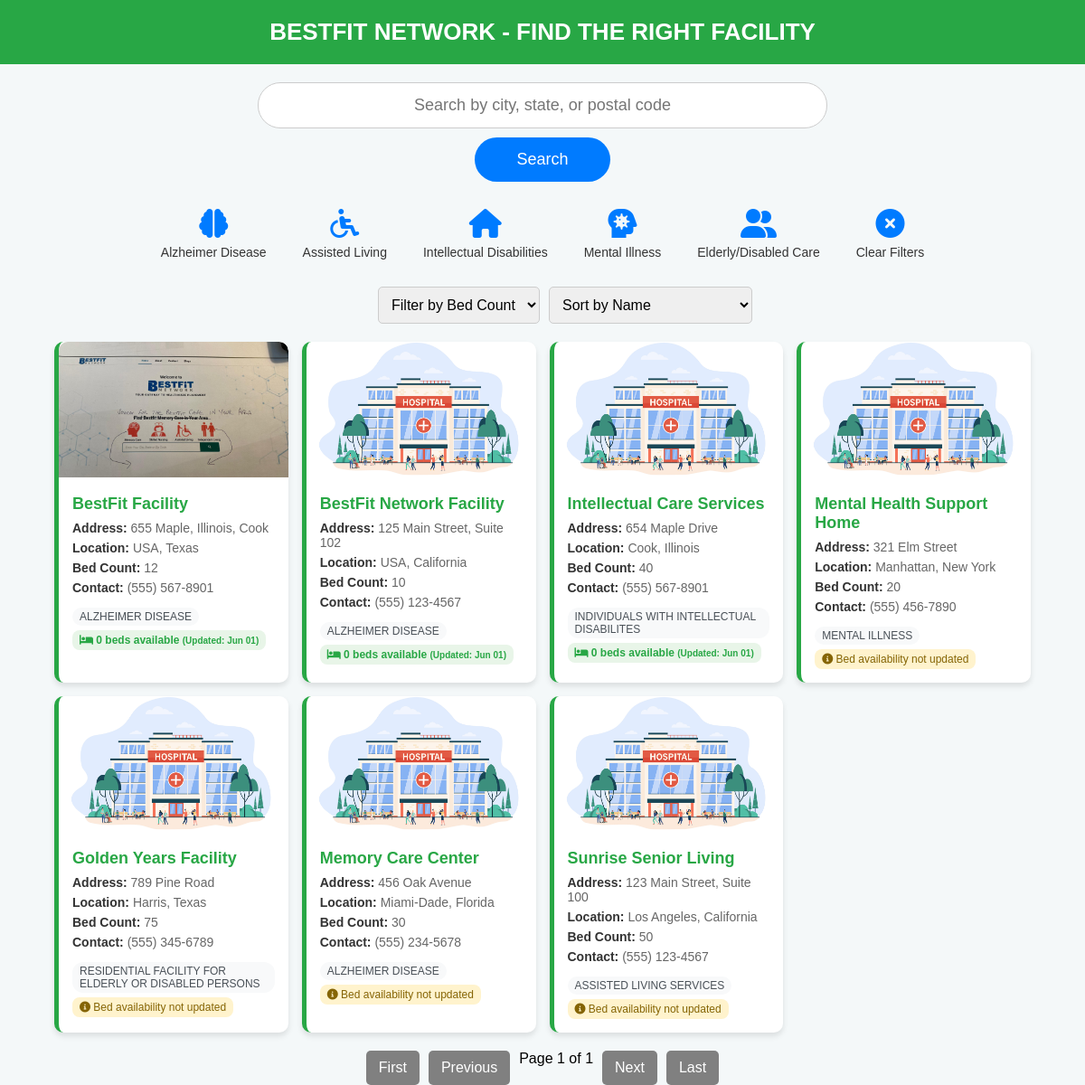
Before: / with the older database file.
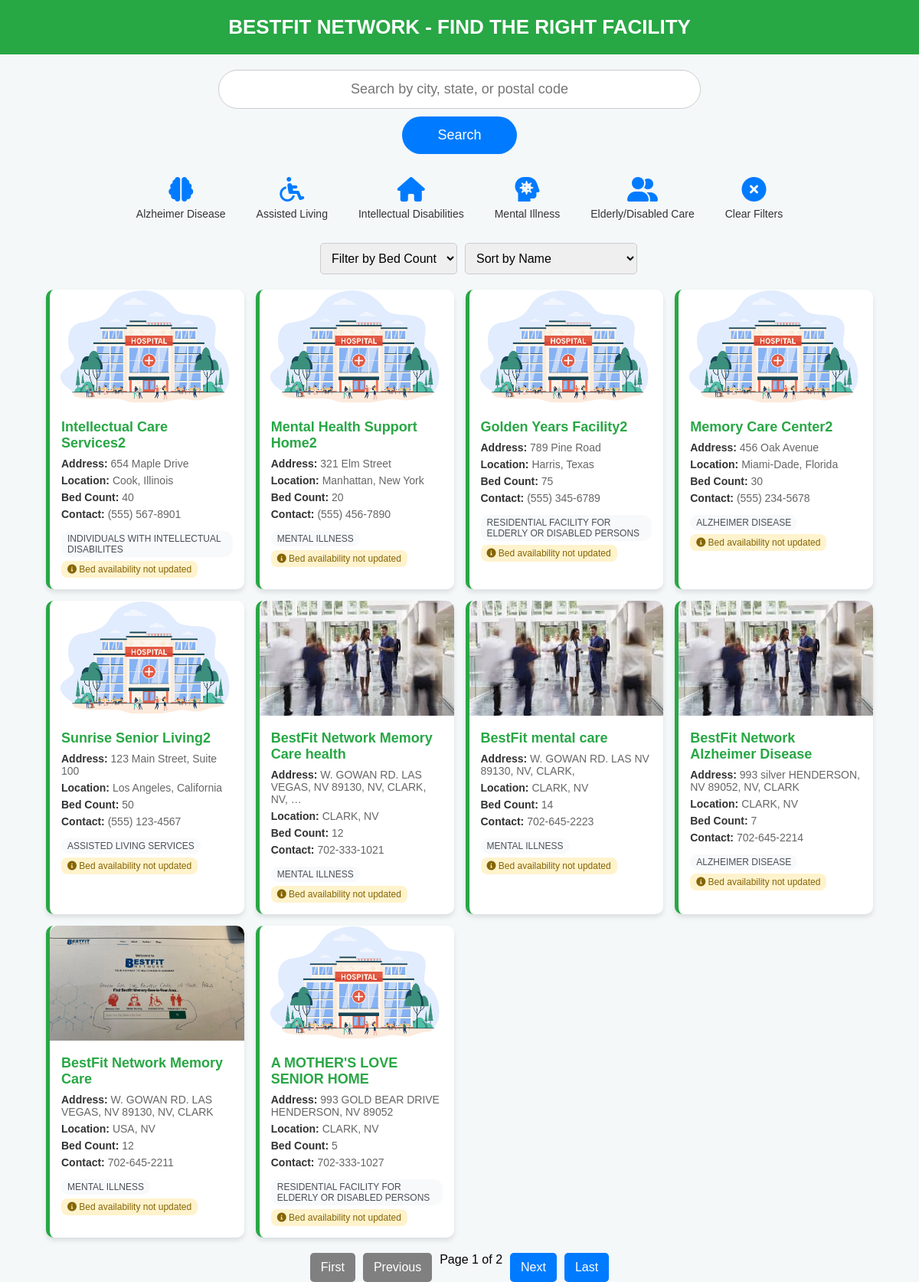
After: the same page with the newer database file.
### search/models.py (models this page shows, shortened)
class Facility(models.Model):
    STATUS_CHOICES = [
        ('active', 'Active'),
        ('inactive', 'Inactive'),
        ('pending', 'Pending Approval'),
        ('rejected', 'Rejected'),
        ('draft', 'Draft')
    ]
    SUBMISSION_TYPE_CHOICES = [
        ('admin', 'Admin Entry'),
        ('self_register', 'Self Registration'),
        ('bulk_import', 'Bulk Import')
    ]
    name = models.CharField(max_length=255)
    slug = models.SlugField(unique=True, blank=True)
    facility_type = models.CharField(max_length=255)
    endorsement = models.CharField(max_length=255, blank=True, null=True)
    inspection_number = models.CharField(max_length=100, unique=True)
    address = models.TextField()
    state = models.CharField(max_length=50)
    county = models.CharField(max_length=100)
    contact = models.CharField(max_length=255, blank=True, null=True)
    contact_person = models.CharField(max_length=255, blank=True, null=True)
    bed_count = models.IntegerField(default=0)
    status = models.CharField(max_length=20, choices=STATUS_CHOICES, default='pending')
    image = models.ImageField(
        upload_to='facilities/%Y/%m/',
        blank=True,
        null=True,
        help_text="Facility main image"
    )
    submitted_by = models.ForeignKey(
        User,
        on_delete=models.SET_NULL,
        null=True,
        blank=True,
        help_text="Who submitted this facility"
    )
    submission_type = models.CharField(
        max_length=20,
        choices=SUBMISSION_TYPE_CHOICES,
        default='admin'
    )
    created_at = models.DateTimeField(auto_now_add=True)
    updated_at = models.DateTimeField(auto_now=True)
    approved_at = models.DateTimeField(null=True, blank=True)
    approved_by = models.ForeignKey(
        User,
        on_delete=models.SET_NULL,
        null=True,
        blank=True,
        related_name='approved_facilities'
    )
    meta_description = models.TextField(blank=True, max_length=160)
    search_keywords = models.TextField(blank=True)
    class Meta:
        ordering = ['-created_at']
        verbose_name_plural = "Facilities"
        indexes = [
            models.Index(fields=['status']),
            models.Index(fields=['facility_type']),
            models.Index(fields=['state', 'county']),
        ]
    @property
    def image_url(self):
        if self.image:
            return self.image.url
        return '/static/images/default-facility.jpg'

### bedupdates/models.py (models this page shows, shortened)
class BedAvailability(models.Model):
    facility = models.OneToOneField(Facility, on_delete=models.CASCADE, related_name='bed_availability')
    available_beds = models.IntegerField(default=0)
    shared_beds_total = models.IntegerField(default=0)
    shared_beds_male = models.IntegerField(default=0)
    shared_beds_female = models.IntegerField(default=0)
    separate_beds_total = models.IntegerField(default=0)
    separate_beds_male = models.IntegerField(default=0)
    separate_beds_female = models.IntegerField(default=0)
    updated_at = models.DateTimeField(auto_now=True)

### search/views.py (the view, shortened to what this page needs)
# urls.py: path('', views.facility_dashboard_view, name='home'),  # Make dashboard the home page
def home(request):
    query = request.GET.get("q", "").strip()
    bed_count_filter = request.GET.get("bed_count", "").strip()
    selected_facility_types = request.GET.getlist("facility_type")
    sort_by = request.GET.get("sort_by", "name").strip()
    facilities = Facility.objects.filter(status='active')
    if query:
        facilities = facilities.filter(
            address__icontains=query
        )  # Replace with the fields you want to search
    facilities_list = list(facilities)
    for facility in facilities_list:
        try:
            bed_data = BedAvailability.objects.filter(facility=facility).latest('updated_at')
            facility.bed_data = bed_data
        except BedAvailability.DoesNotExist:
            facility.bed_data = None
    paginator = Paginator(facilities_list, 10)  # Show 10 facilities per page
    page = request.GET.get('page')
    try:
        page_obj = paginator.page(page)
    except PageNotAnInteger:
        page_obj = paginator.page(1)
    except EmptyPage:
        page_obj = paginator.page(paginator.num_pages)
    bed_counts = Facility.objects.filter(status='active').values_list('bed_count', flat=True).distinct().order_by('bed_count')
    context = {
        'page_obj': page_obj,
        'query': query,
        'selected_facility_types': selected_facility_types,
        'bed_count_filter': bed_count_filter,
        'sort_by': sort_by,
        'bed_counts': bed_counts,
    }
    return render(request, "search/home.html", context)

### search/templates/search/home.html (shortened to what the changed rows need)
{% load static %}
<!DOCTYPE html>
<html lang="en">
<head>
    <link rel="stylesheet" href="https://cdnjs.cloudflare.com/ajax/libs/font-awesome/6.0.0-beta3/css/all.min.css">
    <link rel="stylesheet" href="{% static 'search/home.css' %}">
    </head>
<body>
<div class="results-container">
    {% for facility in page_obj %}
    <div class="result-card" onclick="window.location='{% url 'facility_detail' facility.id %}?{{ request.GET.urlencode }}'">
        <img src="{{ facility.image_url }}" alt="{{ facility.name }}" class="facility-image" loading="lazy"
             onerror="this.src='{% static 'images/default-facility.jpg' %}';">
        <div class="result-content">
            <div class="result-name">{{ facility.name }}</div>
            <div class="result-info">
                <strong>Address:</strong> {{ facility.address|truncatechars:50 }}
            </div>
            <div class="result-info">
                <strong>Location:</strong> {{ facility.county }}, {{ facility.state }}
            </div>
            <div class="result-info">
                <strong>Bed Count:</strong> {{ facility.bed_count }}
            </div>
            {% if facility.contact %}
                <div class="result-info">
                    <strong>Contact:</strong> {{ facility.contact }}
                </div>
            {% endif %}
            <span class="facility-type-badge">{{ facility.facility_type }}</span>
            {% if facility.bed_data %}
                <div class="bed-availability">
                    <i class="fas fa-bed"></i> {{ facility.bed_data.available_beds }} beds available
                    <small>(Updated: {{ facility.bed_data.updated_at|date:"M d" }})</small>
                </div>
            {% else %}
                <div class="no-bed-data">
                    <i class="fas fa-info-circle"></i> Bed availability not updated
                </div>
            {% endif %}
        </div>
    </div>
    {% endfor %}
</div>
<div class="pagination">
    {% if page_obj.has_previous %}
        <a href="?page=1&{{ request.GET.urlencode }}">First</a>
        <a href="?page={{ page_obj.previous_page_number }}&{{ request.GET.urlencode }}">Previous</a>
    {% else %}
        <a class="disabled">First</a>
        <a class="disabled">Previous</a>
    {% endif %}
    <span>Page {{ page_obj.number }} of {{ page_obj.paginator.num_pages }}</span>
    {% if page_obj.has_next %}
        <a href="?page={{ page_obj.next_page_number }}&{{ request.GET.urlencode }}">Next</a>
        <a href="?page={{ page_obj.paginator.num_pages }}&{{ request.GET.urlencode }}">Last</a>
    {% else %}
        <a class="disabled">Next</a>
        <a class="disabled">Last</a>
    {% endif %}
</div>
</body>
</html>

Changed rows visible on the page:
no longer on this page (row unchanged): Facility: image_url (picture), name "BestFit Facility", address "655 Maple, Illinois, Cook", county "USA", state "Texas", bed_count "12", contact "(555) 567-8901", facility_type "ALZHEIMER DISEASE", bed_data.available_beds "0", bed_data.updated_at "Jun 01"
no longer on this page (row unchanged): Facility: image_url (placeholder picture), name "BestFit Network Facility", address "125 Main Street, Suite 102", county "USA", state "California", bed_count "10", contact "(555) 123-4567", facility_type "ALZHEIMER DISEASE", bed_data.available_beds "0", bed_data.updated_at "Jun 01"
no longer on this page (row unchanged): Facility: name "Intellectual Care Services", address "654 Maple Drive", county "Cook", state "Illinois", bed_count "40", contact "(555) 567-8901", facility_type "INDIVIDUALS WITH INTELLECTUAL DISABILITES", bed_data.available_beds "0", bed_data.updated_at "Jun 01"
no longer on this page (row unchanged): Facility: name "Mental Health Support Home", address "321 Elm Street", county "Manhattan", state "New York", bed_count "20", contact "(555) 456-7890", facility_type "MENTAL ILLNESS", shows "Bed availability not updated"
no longer on this page (row unchanged): Facility: name "Golden Years Facility", address "789 Pine Road", county "Harris", state "Texas", bed_count "75", contact "(555) 345-6789", facility_type "RESIDENTIAL FACILITY FOR ELDERLY OR DISABLED PERSONS", shows "Bed availability not updated"
no longer on this page (row unchanged): Facility: name "Memory Care Center", address "456 Oak Avenue", county "Miami-Dade", state "Florida", bed_count "30", contact "(555) 234-5678", facility_type "ALZHEIMER DISEASE", shows "Bed availability not updated"
no longer on this page (row unchanged): Facility: name "Sunrise Senior Living", address "123 Main Street, Suite 100", county "Los Angeles", state "California", bed_count "50", contact "(555) 123-4567", facility_type "ASSISTED LIVING SERVICES", shows "Bed availability not updated"
added Facility: name "Intellectual Care Services2", address "654 Maple Drive", county "Cook", state "Illinois", bed_count "40", contact "(555) 567-8901", facility_type "INDIVIDUALS WITH INTELLECTUAL DISABILITES", shows "Bed availability not updated"
added Facility: name "Mental Health Support Home2", address "321 Elm Street", county "Manhattan", state "New York", bed_count "20", contact "(555) 456-7890", facility_type "MENTAL ILLNESS", shows "Bed availability not updated"
added Facility: name "Golden Years Facility2", address "789 Pine Road", county "Harris", state "Texas", bed_count "75", contact "(555) 345-6789", facility_type "RESIDENTIAL FACILITY FOR ELDERLY OR DISABLED PERSONS", shows "Bed availability not updated"
added Facility: name "Memory Care Center2", address "456 Oak Avenue", county "Miami-Dade", state "Florida", bed_count "30", contact "(555) 234-5678", facility_type "ALZHEIMER DISEASE", shows "Bed availability not updated"
added Facility: name "Sunrise Senior Living2", address "123 Main Street, Suite 100", county "Los Angeles", state "California", bed_count "50", contact "(555) 123-4567", facility_type "ASSISTED LIVING SERVICES", shows "Bed availability not updated"
added Facility: image_url (picture), name "BestFit Network Memory Care health", address "W. GOWAN RD. LAS VEGAS, NV 89130, NV, CLARK, NV, …", county "CLARK", state "NV", bed_count "12", contact "702-333-1021", facility_type "MENTAL ILLNESS", shows "Bed availability not updated"
added Facility: image_url (picture), name "BestFit mental care", address "W. GOWAN RD. LAS NV 89130, NV, CLARK,", county "CLARK", state "NV", bed_count "14", contact "702-645-2223", facility_type "MENTAL ILLNESS", shows "Bed availability not updated"
added Facility: image_url (picture), name "BestFit Network Alzheimer Disease", address "993 silver HENDERSON, NV 89052, NV, CLARK", county "CLARK", state "NV", bed_count "7", contact "702-645-2214", facility_type "ALZHEIMER DISEASE", shows "Bed availability not updated"
added Facility: image_url (picture), name "BestFit Network Memory Care", address "W. GOWAN RD. LAS VEGAS, NV 89130, NV, CLARK", county "USA", state "NV", bed_count "12", contact "702-645-2211", facility_type "MENTAL ILLNESS", shows "Bed availability not updated"
added Facility: name "A MOTHER'S LOVE SENIOR HOME", address "993 GOLD BEAR DRIVE HENDERSON, NV 89052", county "CLARK", state "NV", bed_count "5", contact "702-333-1027", facility_type "RESIDENTIAL FACILITY FOR ELDERLY OR DISABLED PERSONS", shows "Bed availability not updated"
Other visible differences:
{{ page_obj.paginator.num_pages }}: "1" → "2"
